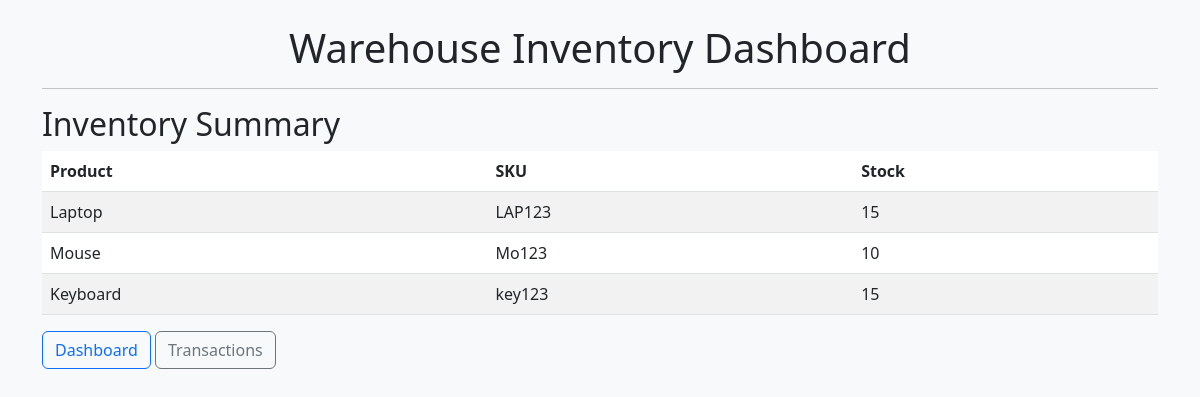
The page / on the database its author committed.
### inventory/models.py (models this page shows)
class Product(models.Model):  # maps to prodmast
    name = models.CharField(max_length=100, unique=True)
    sku = models.CharField(max_length=50, unique=True)
    description = models.TextField(blank=True)
    created_at = models.DateTimeField(auto_now_add=True)
    class Meta:
        db_table = 'prodmast'

### inventory/views.py (the view)
# urls.py: path('', dashboard, name='dashboard'),  # This serves the dashboard
def dashboard(request):
    inventory = []
    for product in Product.objects.all():
        stock_in = StockDetail.objects.filter(product=product, transaction__transaction_type='IN').aggregate(total=Sum('quantity'))['total'] or 0
        stock_out = StockDetail.objects.filter(product=product, transaction__transaction_type='OUT').aggregate(total=Sum('quantity'))['total'] or 0
        inventory.append({'product': product.name, 'sku': product.sku, 'stock': stock_in - stock_out})
    return render(request, 'dashboard.html', {'inventory': inventory})

### templates/dashboard.html
{% extends 'base.html' %}
{% block content %}
<h2>Inventory Summary</h2>
<table class="table table-striped">
    <thead><tr><th>Product</th><th>SKU</th><th>Stock</th></tr></thead>
    <tbody>
        {% for item in inventory %}
        <tr>
            <td>{{ item.product }}</td>
            <td>{{ item.sku }}</td>
            <td>{{ item.stock }}</td>
        </tr>
        {% endfor %}
    </tbody>
</table>
{% endblock %}

### rows shown on the page
Product: product "Laptop", sku "LAP123"
Product: product "Mouse", sku "Mo123"
Product: product "Keyboard", sku "key123"

### other values the page prints
{{ item.stock }} "15" "10" "15"
